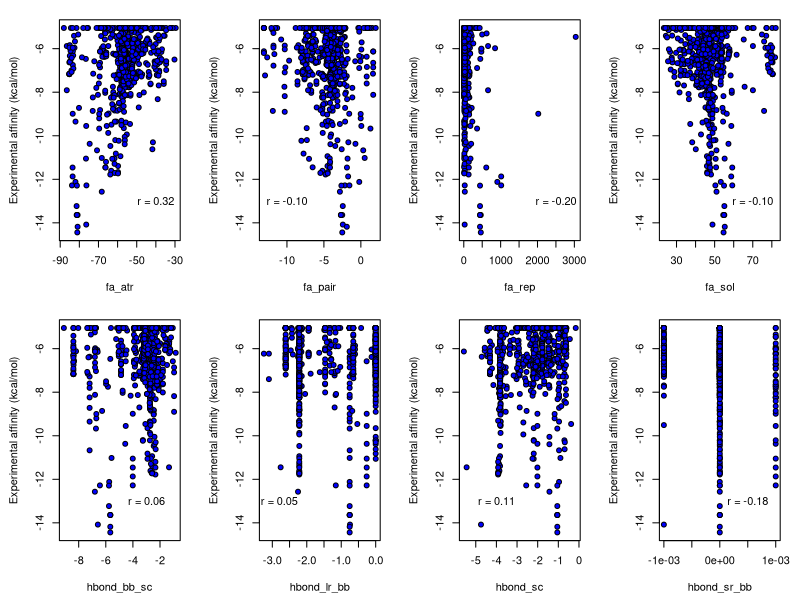

This figure's R source:
df <- read.table("energy_table.tsv", header = TRUE, sep = "\t", na.strings = "\\N")
df$DeltaG_kcal_per_mol[is.na(df$DeltaG_kcal_per_mol)] <- -5.05
df$DeltaG_kcal_per_mol[df$DeltaG_kcal_per_mol > -5.05] <- -5.05

png("regressor_cor.png", height = 1500, width = 3000, res = 300)
par(mfrow = c(2, 4), mar = c(4, 4, 1, 1) + 0.5)
plot(df$fa_atr, df$DeltaG_kcal_per_mol, pch = 21, col = "black", bg = "blue", ylab = "Experimental affinity (kcal/mol)", xlab = "fa_atr")
text(-40, -13, paste("r = ", format(round(cor(df$fa_atr, df$DeltaG_kcal_per_mol), 2), nsmall = 2), sep = ""))
plot(df$fa_pair, df$DeltaG_kcal_per_mol, pch = 21, col = "black", bg = "blue", ylab = "Experimental affinity (kcal/mol)", xlab = "fa_pair")
text(-10, -13, paste("r = ", format(round(cor(df$fa_pair, df$DeltaG_kcal_per_mol), 2), nsmall = 2), sep = ""))
plot(df$fa_rep, df$DeltaG_kcal_per_mol, pch = 21, col = "black", bg = "blue", ylab = "Experimental affinity (kcal/mol)", xlab = "fa_rep")
text(2500, -13, paste("r = ", format(round(cor(df$fa_rep, df$DeltaG_kcal_per_mol), 2), nsmall = 2), sep = ""))
plot(df$fa_sol, df$DeltaG_kcal_per_mol, pch = 21, col = "black", bg = "blue", ylab = "Experimental affinity (kcal/mol)", xlab = "fa_sol")
text(70, -13, paste("r = ", format(round(cor(df$fa_sol, df$DeltaG_kcal_per_mol), 2), nsmall = 2), sep = ""))
plot(df$hbond_bb_sc, df$DeltaG_kcal_per_mol, pch = 21, col = "black", bg = "blue", ylab = "Experimental affinity (kcal/mol)", xlab = "hbond_bb_sc")
text(-3, -13, paste("r = ", format(round(cor(df$hbond_bb_sc, df$DeltaG_kcal_per_mol), 2), nsmall = 2), sep = ""))
plot(df$hbond_lr_bb, df$DeltaG_kcal_per_mol, pch = 21, col = "black", bg = "blue", ylab = "Experimental affinity (kcal/mol)", xlab = "hbond_lr_bb")
text(-2.8, -13, paste("r = ", format(round(cor(df$hbond_lr_bb, df$DeltaG_kcal_per_mol), 2), nsmall = 2), sep = ""))
plot(df$hbond_sc, df$DeltaG_kcal_per_mol, pch = 21, col = "black", bg = "blue", ylab = "Experimental affinity (kcal/mol)", xlab = "hbond_sc")
text(-4, -13, paste("r = ", format(round(cor(df$hbond_sc, df$DeltaG_kcal_per_mol), 2), nsmall = 2), sep = ""))
plot(df$hbond_sr_bb, df$DeltaG_kcal_per_mol, pch = 21, col = "black", bg = "blue", ylab = "Experimental affinity (kcal/mol)", xlab = "hbond_sr_bb")
text(.0005, -13, paste("r = ", format(round(cor(df$hbond_sr_bb, df$DeltaG_kcal_per_mol), 2), nsmall = 2), sep = ""))
dev.off()
